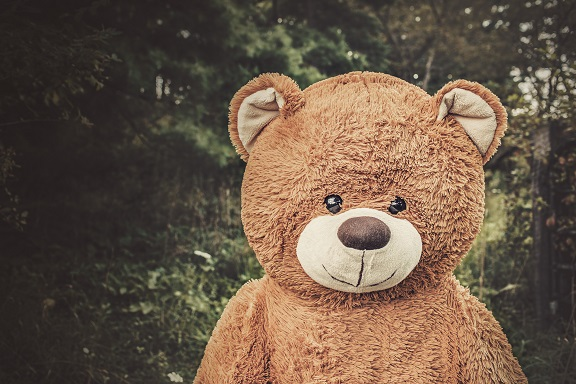
#> input picture 02-配套案例/03-机器视觉基础应用实训案例/12-图像分割基础实训/02GrabCut/bear.jpg, 576 x 384 px
$ python 'grabcut算法实现.py'
#> lines starting #> are read from the running program, lines starting #| are printed output that depends on the picture; after the words box and inside, x2 and y2 are one past the last pixel; in counts of white or black regions, pixels touching at a corner belong together
'''
grabCut算法实现图像分割
'''
import cv2
import numpy as np
from matplotlib import pyplot as plt

img = cv2.imread('bear.jpg')
#> img is the input picture: shape (384, 576, 3); mean B, G, R 71.2, 87.5, 105.6
OLD_IMG = img.copy()
mask = np.zeros(img.shape[:2], np.uint8)#创建掩模
SIZE = (1, 65)
bgdModle = np.zeros(SIZE, np.float64)#创建背景模型
fgdModle = np.zeros(SIZE, np.float64)#创建前景模型
rect = (1, 1, img.shape[1], img.shape[0])  #矩形标记区域
#> rect = (1, 1, 576, 384)
cv2.grabCut(img, mask, rect, bgdModle, fgdModle, 10, cv2.GC_INIT_WITH_RECT)#grabcut图像分割

mask2 = np.where((mask == 2) | (mask == 0), 0, 255).astype('uint8')#寻找mask中的前景像素

img =cv2.bitwise_and(img,img,mask=mask2)#位与提取原图中的前景区域
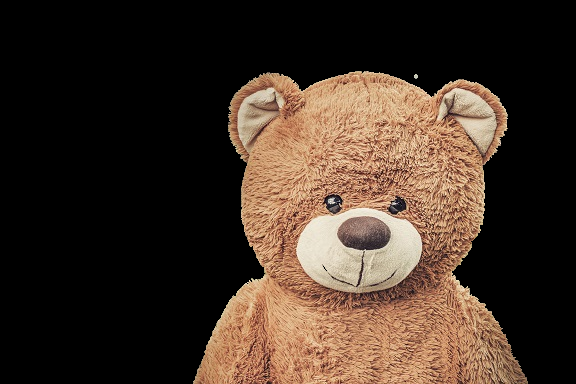
#> img: shape (384, 576, 3); mean B, G, R 38.6, 49.9, 65.5

cv2.imshow('mask2',mask2)
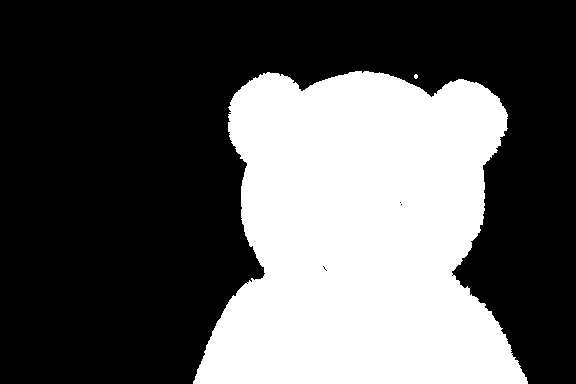
#> window 'mask2': shape (384, 576); 35.4% white; 2 white regions (1 under 20 px), largest, box (x1, y1, x2, y2) and area: (193, 71, 528, 384) 78344
cv2.imshow('img',img)
cv2.imshow('src',OLD_IMG)

cv2.waitKey(0)

$ run again, with 02-配套案例/03-机器视觉基础应用实训案例/12-图像分割基础实训/02GrabCut/test1.jpg copied over 02-配套案例/03-机器视觉基础应用实训案例/12-图像分割基础实训/02GrabCut/bear.jpg
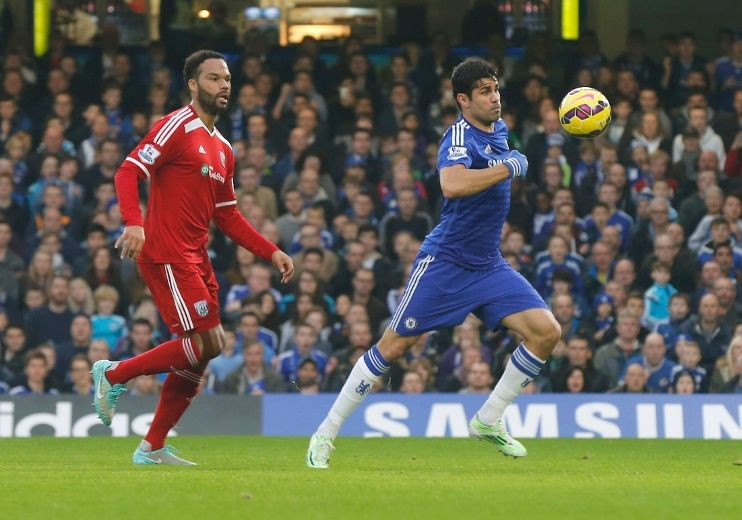
#> input picture 02-配套案例/03-机器视觉基础应用实训案例/12-图像分割基础实训/02GrabCut/test1.jpg, 742 x 520 px
#> img is the input picture: shape (520, 742, 3); mean B, G, R 81.2, 97.9, 99
#> `img =cv2.bitwise_and(img,img,mask=mask2)#位与提取原图中的前景区域`:
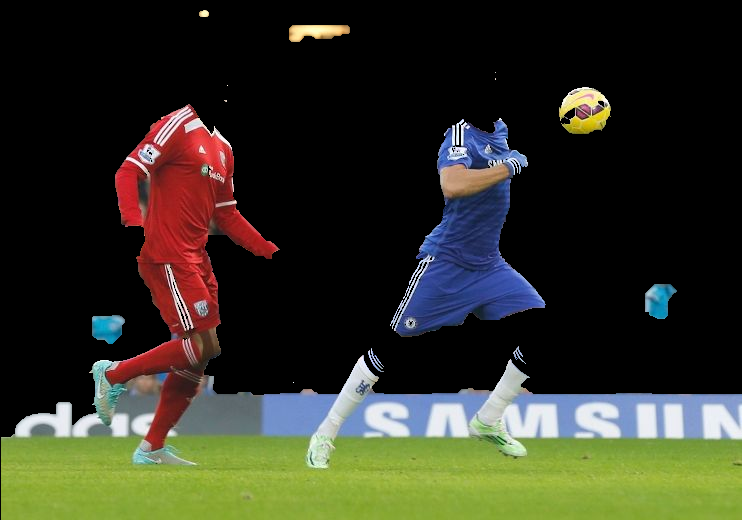
#> img: shape (520, 742, 3); mean B, G, R 36.6, 50.3, 49.6
#> `cv2.imshow('mask2',mask2)`:
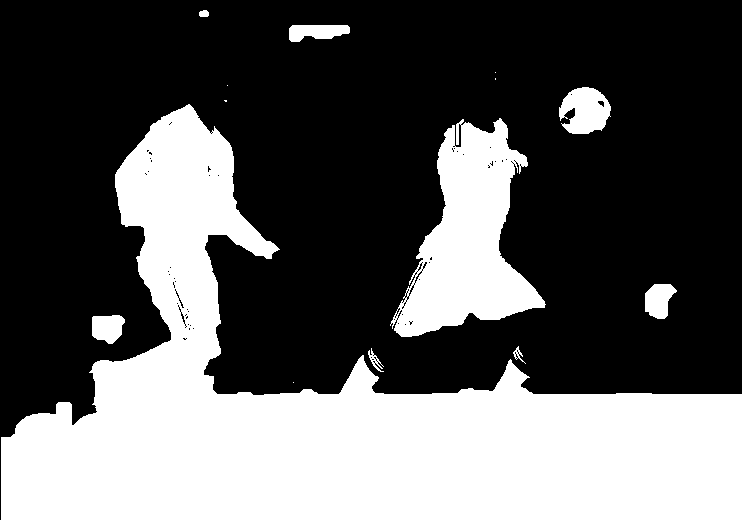
#> window 'mask2': shape (520, 742); 36.2% white; 14 white regions (5 under 20 px), largest, box (x1, y1, x2, y2) and area: (1, 104, 742, 520) 118117, (390, 118, 546, 337) 17282, (559, 87, 611, 134) 1760
